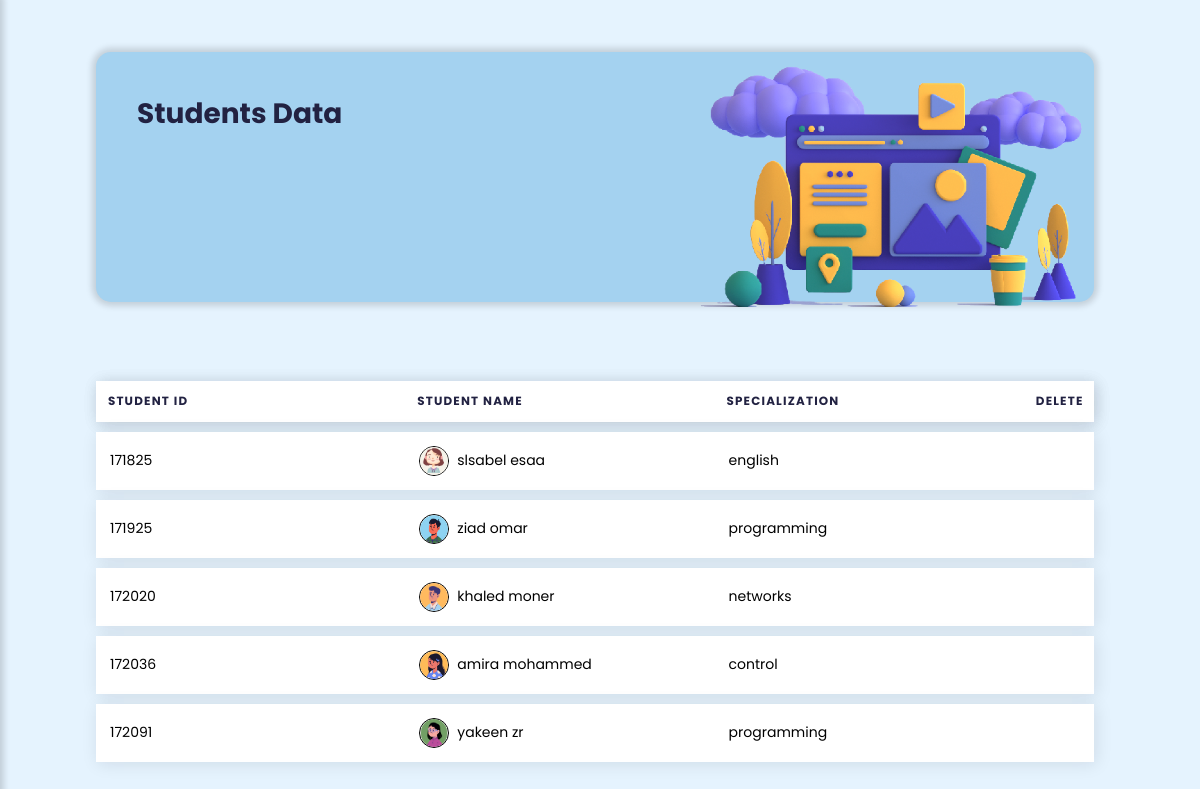
/UI/control_panel/student_control_panel.php (signed in), run on the app's committed database.
### tables this page shows
CREATE TABLE IF NOT EXISTS `student` (
  `stu_id` int(11) NOT NULL,
  `user_id` int(8) NOT NULL,
  `stu_specialization` varchar(25) NOT NULL,
  PRIMARY KEY (`stu_id`),
  KEY `fk_user_id_s` (`user_id`) USING BTREE
);

CREATE TABLE IF NOT EXISTS `user` (
  `user_id` int(8) NOT NULL AUTO_INCREMENT,
  `full_name` varchar(50) NOT NULL,
  `password` varchar(225) NOT NULL,
  `u_img` varchar(225) DEFAULT NULL,
  `role` varchar(8) DEFAULT NULL,
  PRIMARY KEY (`user_id`)
);

### DataBase/db.php (called while the page is built, shortened)
<?php
require("Connection.php");
function selectAllStudentInfo(){
    $sql = "SELECT student.stu_id,user.user_id,user.full_name,user.u_img,student.stu_specialization FROM student,user WHERE user.user_id=student.user_id;";
    global $conn;
    $pre=$conn->prepare($sql);
    $pre->execute();
    $records=$pre->get_result()->fetch_all(MYSQLI_ASSOC);
    return $records;
}

### UI/control_panel/student_control_panel.php (the view, shortened to what this page needs)
<?php
$students=selectAllStudentInfo();
?>
<!DOCTYPE html>
<html lang="en">
    <head>
        <link rel="stylesheet" href="../../css/controlpanel_groups_teacher_student_files.css">
        <link rel="stylesheet" href="https://maxst.icons8.com/vue-static/landings/line-awesome/line-awesome/1.3.0/css/line-awesome.min.css">
    </head>
<body id="b-vlightblue">
<header class="main_icon">
</header>
<div class="main-content">
    <div class="header-box">
        <div class="header-box-content-table">
            <h2>Students Data</h2>
        </div>
        <img src="../../sources/image/stu_3d.png"  >
    </div>
    <div class="table-box">
        <table class="table">
            <thead>
                <tr>
                    <th scope="col">Student Id</th>
                    <th scope="col">Student Name</th>
                    <th scope="col">specialization</th>
                    <th scope="col" width="70px">Delete</th>
                </tr>
            </thead>
            <tbody>
            <?php foreach($students as $key => $student):?>
                            <tr>
                                <td data-label="stu-id"><?php echo $student['stu_id'] ?></td>
                                <td data-label="stu-name"><img src="<?php echo BASE_URL . '/sources/image/' . $student['u_img']; ?>" class="tab-img" style="  width: 30px; height: 30px;border-radius:100%;"><?php echo $student['full_name'] ?></td>
                                <td data-label="stu_specialization"><?php echo $student['stu_specialization'] ?></td>
                                <td data-label="delete"><a onclick="return confirmDelete()" href="student_control_panel.php?deleteID=<?php echo $student['user_id']; ?>&deletestu_id=<?php echo $student['stu_id']; ?>"><i class="las la-trash-alt ticon delet"></a></i></td>
                            </tr>
            <?php endforeach; ?>
            </tbody>
        </table>
    </div>
</div>
</body>
</html>

### css/controlpanel_groups_teacher_student_files.css (style rules this page uses)
:root { --darkblue:#2A3D6C ; --vdarkblue:#222242 ; --orange:#FFBA5F; --lightorange:#fcc680; --shadow1:rgba(17,17,26,0.1) 2px 2px 16px; --shadow2:0 0 0.375rem 0.25rem rgb(0 0 0 / 15%); --lightblue:#A4D2F0; --lightgreen:#D8E6D6; --vlightblue:#e5f3fe; --darkgreen:#53744A; --red:#D92A2A; }
* { padding: 0; margin: 0; text-decoration: none; list-style-type: none; box-sizing: border-box; font-family: "Poppins", sans-serif; }
body { overflow-x: hidden; }
a:is(:link,:active,:hover).active { font-weight: bolder; font-size: 18px; }
.main-content { margin-left:290px; width: calc(100vw - 290px); transition: margin-left 300ms; padding: 1rem 6rem; }
header { display: flex; align-items: center; }
.header-box { height: 250px; width: 99%; box-shadow: var(--shadow2); background: var(--lightblue); margin-top: 20px; border-radius: 15px; }
.header-box img { width: 420px; float: right; margin-right: 100px; }
@media only screen and (max-width:1334px) { .header-box img { margin-top: 0rem; margin-right: .3rem; width: 440px; } }
@media only screen and (max-width:1370px) { .header-box img { margin-top: 0rem; margin-right: .1rem; width: 400px; } }
@media only screen and (max-width:1280px) { .main-content { width: 100vw; margin-left: 0; } }
#b-vlightblue { background: var(--vlightblue); }
.header-box-content-table { float: left; padding:25px; }
.header-box-content-table { text-align: center; }
.header-box-content-table h2 { font-size: 28px; padding: 1rem; color: var(--vdarkblue); }
.table-box { width:99%; box-shadow: var(--shadow); margin-top: 30px; border-radius: 10px; float: left; }
table { border-collapse: separate; margin: 0; padding: 0; width: 100%; font-size: 14px; border-radius: 10px; table-layout: fixed; border-spacing: 0 10px; }
table tr { padding: .15em; margin-bottom: 10px; box-shadow: var(--shadow1); }
thead { box-shadow: var(--shadow1); color: var(--vdarkblue); }
table th,table td { padding: 1em; text-align: left; background: #FFFFFF; }
table th { font-size: .85em; letter-spacing: .1em; text-transform: uppercase; }
.tab-img { display: inline-block; width: 30px; height: 30px; vertical-align: middle; border: 1px solid #000; border-radius:100%; margin-right: 8px; }
.ticon { padding: 5px; background: var(--gray); border-radius: 4px; width: 15px; height: 15px; text-align: center; font-size: 20px; margin-left: 10px; }
.ticon.delet { color: var(--red); }

### data on the page
student: stu_id "171825", user.u_img (picture), user.full_name "slsabel esaa", stu_specialization "english"
student: stu_id "171925", user.u_img (picture), user.full_name "ziad omar", stu_specialization "programming"
student: stu_id "172020", user.u_img (picture), user.full_name "khaled moner", stu_specialization "networks"
student: stu_id "172036", user.u_img (picture), user.full_name "amira mohammed", stu_specialization "control"
student: stu_id "172091", user.u_img (picture), user.full_name "yakeen zr", stu_specialization "programming"
